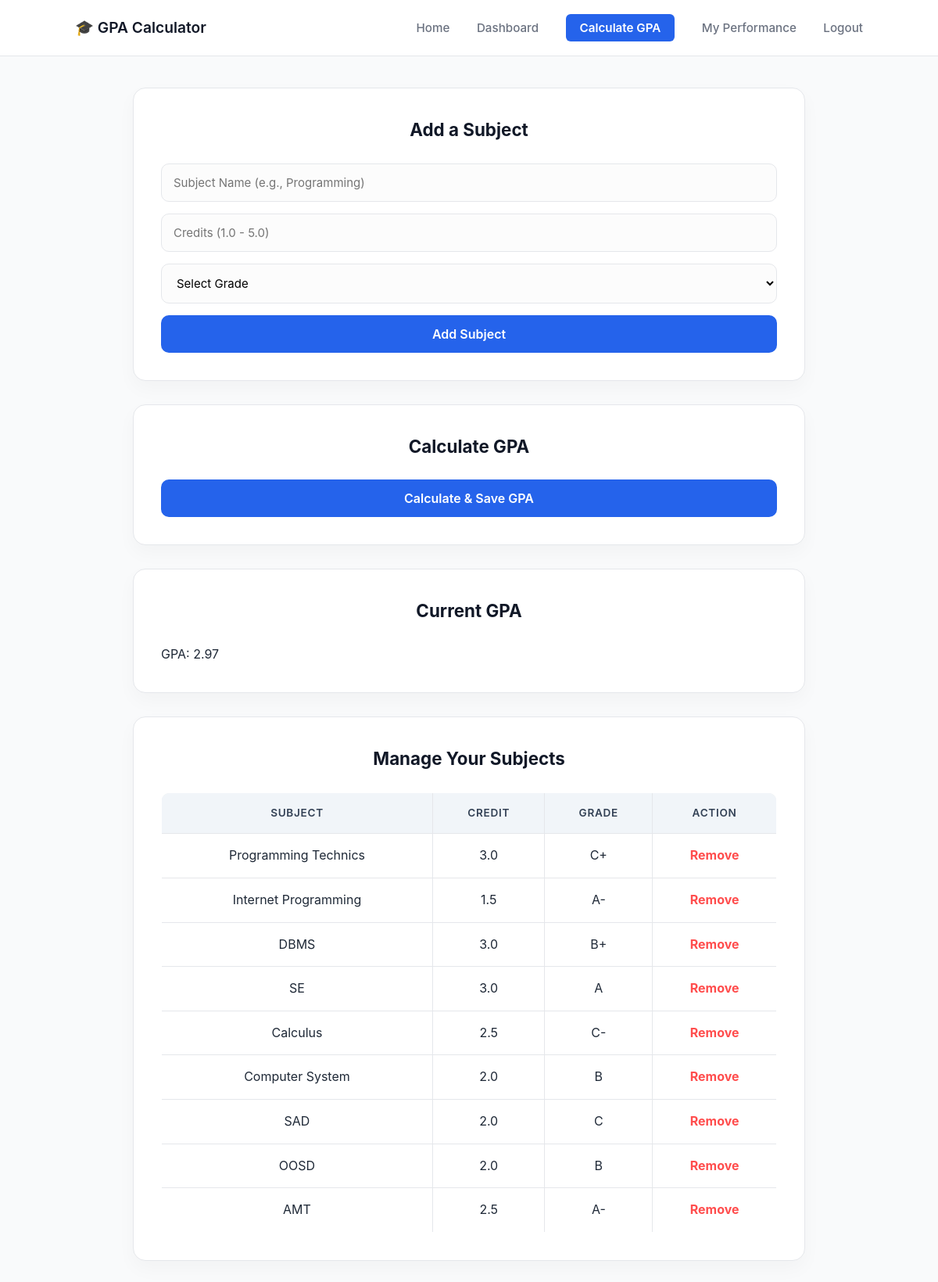
The app's page /gpa_calculator (signed in) with its own data.
### tables this page shows
CREATE TABLE subjects (
            id INTEGER PRIMARY KEY AUTOINCREMENT,
            user_id INTEGER NOT NULL,
            subject_name TEXT NOT NULL,
            credit REAL NOT NULL,
            grade TEXT NOT NULL,
            FOREIGN KEY(user_id) REFERENCES users(id)
        );

### app.py (the view)
@app.route("/gpa_calculator", methods=["GET", "POST"])
def gpa_calculator_route():
    if "user_id" not in session:
        return redirect(url_for("login"))
    db = get_db()
    rows = db.execute(
        "SELECT id, subject_name, credit, grade FROM subjects WHERE user_id=?",
        (session["user_id"],)
    ).fetchall()
    subjects_list = [dict(row) for row in rows]
    gpa, total_credits, weak_count = calculate_gpa(subjects_list)
    if request.method == "POST":
        db.execute("UPDATE users SET gpa=? WHERE id=?", (gpa, session["user_id"]))
        db.commit()
        db.close()
        flash(f"GPA saved: {gpa}", "success")
        return redirect(url_for("gpa_calculator_route"))
    db.close()
    return render_template("gpa_calculator.html", gpa=gpa, subjects=subjects_list)

### app.py (called while the page is built)
def get_db():
    conn = sqlite3.connect(DB_FILE)
    conn.row_factory = sqlite3.Row
    return conn

def calculate_gpa(subjects):
    grade_points = {
        "A+": 4.0, "A": 4.0, "A-": 3.7,
        "B+": 3.3, "B": 3.0, "B-": 2.7,
        "C+": 2.3, "C": 2.0, "C-": 1.7,  # Added comma and C-
        "D": 1.0, "F": 0.0
    }
    total_points = 0
    total_credits = 0
    weak_count = 0
    for s in subjects:
        credit = float(s["credit"])
        gp = grade_points.get(s["grade"], 0)
        total_points += gp * credit
        total_credits += credit
        if s["grade"] in ["D", "F"]:
            weak_count += 1
    gpa = round(total_points / total_credits, 2) if total_credits else 0
    return gpa, total_credits, weak_count

### templates/gpa_calculator.html (shortened to what this page needs)
<!DOCTYPE html>
<html lang="en">
<head>
    <link rel="stylesheet" href="{{ url_for('static', filename='css/gpa_calculator.css') }}">
</head>
<body>
<header>
    <h1>🎓 GPA Calculator</h1>
    <nav>
        <a href="{{ url_for('home') }}">Home</a>
        <a href="{{ url_for('dashboard') }}">Dashboard</a>
        <a href="{{ url_for('gpa_calculator_route') }}"class=highlight>Calculate GPA</a>
        <a href="{{ url_for('student_dashboard') }}">My Performance</a>
        <a href="{{ url_for('home') }}">Logout</a>
    </nav>
</header>
<div class="container">
    <div class="card">
        <h3>Add a Subject</h3>
        <form method="POST" action="{{ url_for('add_subject') }}">
            <input type="text" name="subject_name" placeholder="Subject Name (e.g., Programming)" required>
            <input type="number" name="credit" placeholder="Credits (1.0 - 5.0)" min="1" max="5" step="0.25" required>
            <select name="grade" required>
                <option value="">Select Grade</option>
            </select>
            <button type="submit">Add Subject</button>
        </form>
    </div>
    <div class="card">
        <h3>Calculate GPA</h3>
        <form method="POST" action="{{ url_for('gpa_calculator_route') }}">
            <button type="submit">Calculate & Save GPA</button>
        </form>
    </div>
    <div class="card">
        <h3>Current GPA</h3>
        <p>GPA: {{ gpa if gpa is defined else 0.00 }}</p>
    </div>
    <div class="card">
    <h3>Manage Your Subjects</h3>
    <table border="1" style="width:100%; border-collapse: collapse; margin-top: 15px;">
        <thead>
            <tr style="background-color: #f2f2f2;">
                <th>Subject</th>
                <th>Credit</th>
                <th>Grade</th>
                <th>Action</th>
            </tr>
        </thead>
        <tbody>
            {% for s in subjects %}
            <tr>
                <td>{{ s.subject_name }}</td>
                <td>{{ s.credit }}</td>
                <td>{{ s.grade }}</td>
                <td style="text-align: center;">
                    <a href="{{ url_for('delete_subject', subject_id=s.id) }}"
                       style="color: #ff4d4d; font-weight: bold; text-decoration: none;"
                       onclick="return confirm('Are you sure you want to remove this subject?')">
                       Remove
                    </a>
                </td>
            </tr>
            {% endfor %}
        </tbody>
    </table>
</div>
</div>
</body>
</html>

### static/css/gpa_calculator.css (style rules this page uses)
:root { --primary: #111827; --accent: #2563eb; --background: #f9fafb; --card-bg: #ffffff; --text: #1f2937; --muted: #6b7280; --border: #e5e7eb; --success: #10b981; --danger: #ef4444; --slate: #334155; }
* { margin: 0; padding: 0; box-sizing: border-box; font-family: 'Inter', 'Roboto', sans-serif; }
body { background-color: var(--background); color: var(--text); line-height: 1.6; }
header { background: white; padding: 20px 8%; display: flex; justify-content: space-between; align-items: center; border-bottom: 1px solid var(--border); position: sticky; top: 0; z-index: 1000; }
header h1 { font-size: 1.2rem; font-weight: 600; color: var(--primary); }
nav a { margin-left: 30px; font-size: 0.95rem; color: var(--muted); font-weight: 500; text-decoration: none; }
nav a.highlight { background: var(--accent); color: #fff; padding: 8px 18px; border-radius: 6px; font-weight: 600; }
.container { padding: 40px 20px; max-width: 900px; margin: auto; }
.card { background-color: var(--card-bg); padding: 35px; border-radius: 16px; border: 1px solid var(--border); box-shadow: 0 10px 25px rgba(0,0,0,0.03); margin-bottom: 30px; }
.card h3 { color: var(--primary); margin-bottom: 25px; text-align: center; font-size: 1.4rem; }
form input, form select { width: 100%; padding: 14px 15px; margin-bottom: 15px; border-radius: 10px; border: 1px solid var(--border); font-size: 15px; background-color: #fcfcfc; transition: border-color 0.3s, box-shadow 0.3s; }
form button { width: 100%; padding: 14px; background-color: var(--accent); color: white; border: none; border-radius: 10px; font-weight: 600; font-size: 16px; cursor: pointer; transition: all 0.3s ease; }
table { width: 100%; border-collapse: separate; border-spacing: 0; margin-top: 20px; border-radius: 10px; overflow: hidden; border: 1px solid var(--border); }
th { background-color: #f1f5f9; color: var(--slate); font-weight: 600; font-size: 0.85rem; text-transform: uppercase; letter-spacing: 0.05em; padding: 15px; }
td { padding: 15px; text-align: center; border-top: 1px solid var(--border); background-color: var(--card-bg); }

### records on screen
subjects: subject_name "Programming Technics", credit "3.0", grade "C+"
subjects: subject_name "Internet Programming", credit "1.5", grade "A-"
subjects: subject_name "DBMS", credit "3.0", grade "B+"
subjects: subject_name "SE", credit "3.0", grade "A"
subjects: subject_name "Calculus", credit "2.5", grade "C-"
subjects: subject_name "Computer System", credit "2.0", grade "B"
subjects: subject_name "SAD", credit "2.0", grade "C"
subjects: subject_name "OOSD", credit "2.0", grade "B"
subjects: subject_name "AMT", credit "2.5", grade "A-"

### other values on screen
{{ gpa if gpa is defined else 0.00 }} "2.97"
